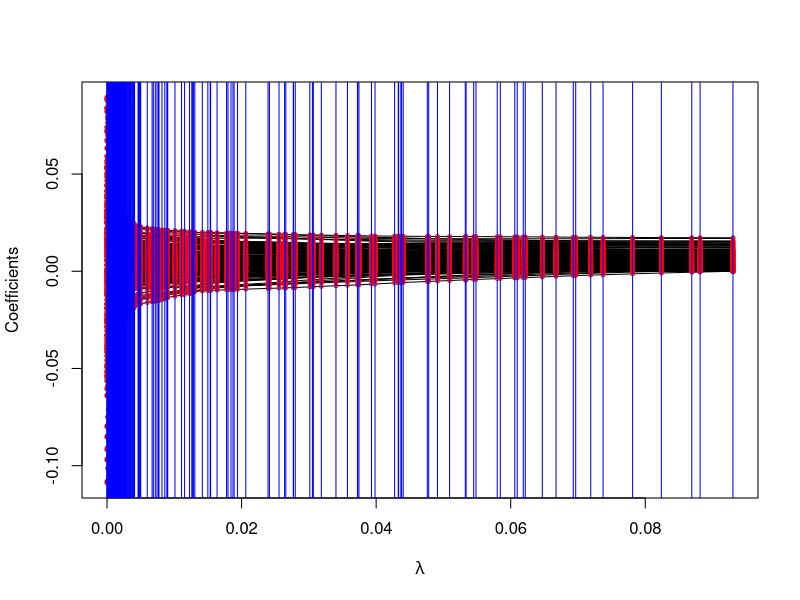

The R script that drew this image:
## Function to simulate a p.d. matrix

## Use package
##Sig<-genPositiveDefMat(dim=3)
##Sig

# Alternative: Generating a random positive-definite matrix with user-specified positive eigenvalues
# If eigenvalues are not specified, they are generated from a uniform distribution

Posdef <- function (n, ev = runif(n, 0, 50))
{
  Z <- matrix(ncol=n, rnorm(n^2))
  decomp <- qr(Z)
  Q <- qr.Q(decomp)
  R <- qr.R(decomp)
  d <- diag(R)
  ph <- d / abs(d)
  O <- Q %*% diag(ph)
  Z <- t(O) %*% diag(ev) %*% O
  return(Z)
}

 

## Simulation
Sig <- Posdef(n=200)

## Solve initial problem
library(quadprog)

ptm1 <- proc.time()

beta_0 <- solve.QP(Dmat=Sig,dvec=rep(0,nrow(Sig)),Amat=matrix(rep(1,nrow(Sig))),bvec=1,meq=1)
beta <- beta_0$solution
beta
beta.mat <- beta
lamda <- 0
lamda.vec <- 0

## The initial active set
act <- which(beta!=0)
nonact <- which(beta==0)
act
test <- Sig[c(act,nonact),c(act,nonact),drop=FALSE]
test1 <- Sig[act,act,drop=FALSE]
test21 <- Sig[nonact,act,drop=FALSE]

## Determine the initial subgradient of the solution
beta1 <- beta[act]
beta2 <- beta[nonact]
beta1
beta2

sub <- beta
sub[which(beta>0)] <- 1
sub[which(beta<0)] <- -1
sub1 <- sub[act]
sub2 <- sub[nonact]
sub.mat <- sub


## while (all(sub1==1)==FALSE){
### Between 0->nonzero, nonzero->0, find which would occur first and which specific coordinate does the job
repeat {


idq <- rep(1,length(act))
idpq <- rep(1,length(nonact))
Sig.inv <- solve(test1)
a <- as.numeric(t(idq)%*%Sig.inv%*%sub[act])
b <- as.numeric(t(idq)%*%Sig.inv%*%idq)
avec <- Sig.inv%*%sub[act]
bvec <- Sig.inv%*%idq
c <- as.vector((a/b)*bvec-avec)
d <- (a/b)*idpq-as.vector(test21%*%c)-sub[nonact]


if (length(act)!=length(beta)){

## Find the index giving smallest delta lamda under nonzero->0 situation

selt1 <- (-2)*beta[act]/c
pos.index1 <- which(selt1>0)
selt1.pos <- selt1[which(selt1>0)]
delta.lamda1 <- selt1.pos[which.min(selt1.pos)]
index1 <- act[pos.index1[which.min(selt1.pos)]]

## Find the index giving smallest delta lamda under 0->nonzero situation
selt2 <- rep(1,length(nonact))
for (i in 1:length(nonact)) {
  if (d[i]>0&&d[i]>=(1-sub2[i])){     #### d[i]>(1-sub2[i]) would be more accurate
     selt2[i] <- lamda/(d[i]/(1-sub2[i])-1)
  } else if (d[i]<0&&(-d[i]>=(1+sub2[i]))) {
     selt2[i] <- lamda/(-d[i]/(1+sub2[i])-1)
  }
  else {selt2[i] <- Inf}
}
delta.lamda2 <- min(selt2)
index2 <- nonact[which.min(selt2)]


##### Determine which situation happen and update beta, lamda, subgradient and the active set

if (delta.lamda1>delta.lamda2){
  delta.lamda <- delta.lamda2;
  index <- index2
 } else {
  delta.lamda <- delta.lamda1;
  index <- index1
 }
##
} else {

  selt <- (-2)*beta[act]/c
  pos.index <- which(selt>0)
  selt.pos <- selt[which(selt>0)]
  delta.lamda <- selt.pos[which.min(selt.pos)]
  index <- act[pos.index[which.min(selt.pos)]]
}

## updating beta and subgradient
beta[act] <- beta[act]+1/2*delta.lamda*c
beta.mat <- cbind(beta.mat,beta)
sub[nonact] <- sub[nonact]+(delta.lamda/(delta.lamda+lamda))*d ##Problematic?
sub.mat <- cbind(sub.mat,sub)


## update lamda and the active set
lamda <- lamda+delta.lamda
lamda.vec <- c(lamda.vec,lamda)
if (length(act)!=length(beta)){
    if (delta.lamda1>delta.lamda2){
      act <- sort(c(act,index))
      nonact <- nonact[-which(nonact==index)]
    } else {
      act <- act[-which(act==index)]
      nonact <- sort(c(nonact,index))
    }
} else {
  act <- act[-which(act==index)]
  nonact <- sort(c(nonact,index))
}


## other updates
test <- Sig[c(act,nonact),c(act,nonact),drop=FALSE]
test1 <- Sig[act,act,drop=FALSE]
test21 <- Sig[nonact,act,drop=FALSE]

sub1 <- sub[act]
sub2 <- sub[nonact]

beta1 <- beta[act]
beta2 <- beta[nonact]


if (all(beta1>0)==TRUE) break
}

delta.lamda1
d
nonact
delta.lamda2
lamda.vec

### Ploting

plot(rep(0,nrow(beta.mat)),beta.mat[,1],pch=21,cex=.5,xlim=c(0,lamda.vec[length(lamda.vec)]),xlab=expression(lambda),ylab="Coefficients")
for (i in 1:nrow(beta.mat)){
  lines(lamda.vec,beta.mat[i,])
}

for (i in 1:nrow(beta.mat)){
  points(lamda.vec,beta.mat[i,],pch=21,cex=.5,col="red")
}

for (i in 1:length(lamda.vec)){
  abline(v=lamda.vec[i],col="blue")
}


proc.time() - ptm1


## Comparison with the Matrix Update version, avoid to use solve() to find inverse
par(mfrow = c(2,1))
